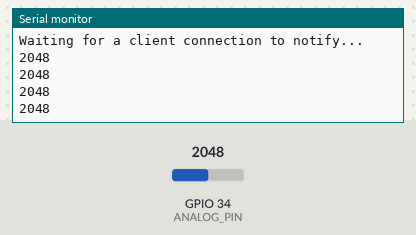
Recording of a sketch running on a simulated ESP32. On the bench: the last lines printed to the serial monitor. The inputs (shaded band) are chosen by the test bench; at power-on: GPIO 34 (ANALOG_PIN) = 2048. Nothing arrives over Bluetooth unless stated; a phone connects over Bluetooth LE 3 s after start.

Above: at 4.1 s.
4.2 s: GPIO 34 (ANALOG_PIN) set to 2866
At 4.41 s:
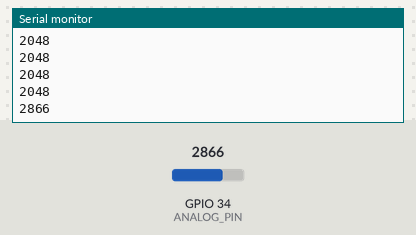
5.7 s: GPIO 34 (ANALOG_PIN) set to 3603
At 5.91 s:
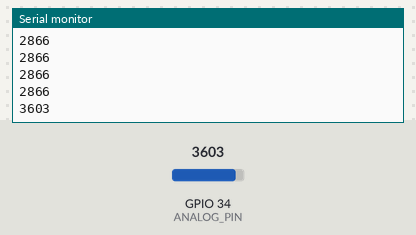
Timing chart, 0 to 8.7 s (numbered marks = the images above; inputs shaded):
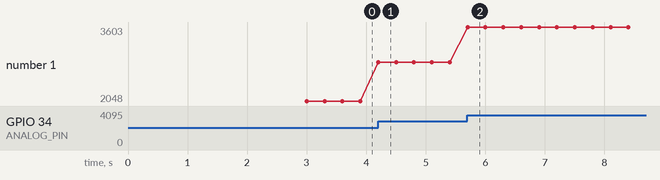

Measured:
- after the input at 4.2 s, the serial monitor: prints a new line at once (image 1)
- after the input at 5.7 s, the serial monitor: prints a new line at once (image 2)
- plotted number 1: 2048 → 2866 after the input at 4.2 s, 2866 → 3603 after the input at 5.7 s

The sketch:

BLE_notify.ino
```cpp
#include <BLEDevice.h>
#include <BLEServer.h>
#include <BLEUtils.h>
#include <BLE2902.h>

#define ANALOG_PIN 34
int sensorRead;
BLEServer* pServer = NULL;
BLECharacteristic* pCharacteristic = NULL;
bool deviceConnected = false;
bool oldDeviceConnected = false;

// See the following for generating UUIDs:
// https://www.uuidgenerator.net/

#define SERVICE_UUID "4fafc201-1fb5-459e-8fcc-c5c9c331914b"
#define CHARACTERISTIC_UUID "beb5483e-36e1-4688-b7f5-ea07361b26a8"

class MyServerCallbacks : public BLEServerCallbacks {
  void onConnect(BLEServer* pServer) {
    deviceConnected = true;
  };

  void onDisconnect(BLEServer* pServer) {
    deviceConnected = false;
  }
};

void setup() {
  Serial.begin(115200);

  // Create the BLE Device
  BLEDevice::init("ESP32");

  // Create the BLE Server
  pServer = BLEDevice::createServer();
  pServer->setCallbacks(new MyServerCallbacks());

  // Create the BLE Service
  BLEService* pService = pServer->createService(SERVICE_UUID);

  // Create a BLE Characteristic
  pCharacteristic = pService->createCharacteristic(
    CHARACTERISTIC_UUID,
    BLECharacteristic::PROPERTY_READ | BLECharacteristic::PROPERTY_WRITE | BLECharacteristic::PROPERTY_NOTIFY | BLECharacteristic::PROPERTY_INDICATE);

  // Create a BLE Descriptor
  BLEDescriptor* pDescr = new BLEDescriptor((uint16_t)0x2901);
  pDescr->setValue("connected");

  BLE2902* pBLE2902 = new BLE2902();
  pBLE2902->setNotifications(true);

  pCharacteristic->addDescriptor(pBLE2902);
  pCharacteristic->addDescriptor(pDescr);

  // Start the service
  pService->start();

  // Start advertising
  BLEAdvertising* pAdvertising = BLEDevice::getAdvertising();
  pAdvertising->addServiceUUID(SERVICE_UUID);
  pAdvertising->setScanResponse(false);
  pAdvertising->setMinPreferred(0x0);  // set value to 0x00 to not advertise this parameter
  BLEDevice::startAdvertising();
  Serial.println("Waiting for a client connection to notify...");
}

void loop() {
  // Notify changed value
  if (deviceConnected) {
    sensorRead = analogRead(ANALOG_PIN);
    String sensorValueStr = String(sensorRead);
    Serial.println(sensorValueStr);

    // Set the characteristic's value to the decimal string
    pCharacteristic->setValue(sensorValueStr.c_str());
    pCharacteristic->notify();

    delay(300);  // Bluetooth stack will go into congestion if too many packets are sent; in a 6-hour test, I was able to go as low as 3ms
  }

  // Disconnecting
  if (!deviceConnected && oldDeviceConnected) {
    delay(500);                   // Give the Bluetooth stack a chance to get things ready
    pServer->startAdvertising();  // Restart advertising
    Serial.println("Start advertising");
    oldDeviceConnected = deviceConnected;
  }

  // Connecting
  if (deviceConnected && !oldDeviceConnected) {
    // Do stuff here on connecting
    oldDeviceConnected = deviceConnected;
  }
}
```
